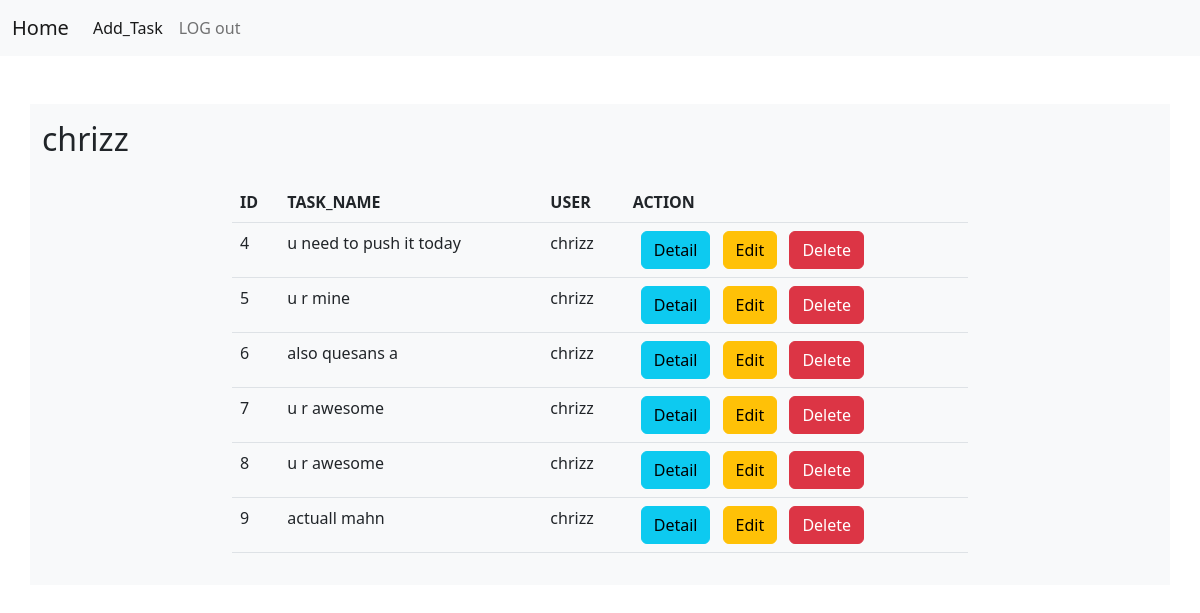
Page /listtask/ (signed in) on the committed database.
### task/models.py (models this page shows, shortened)
class Task(models.Model):
    task_name=models.CharField(max_length=200)
    user=models.ForeignKey(User,on_delete=models.CASCADE)
    created_date=models.DateTimeField(auto_now_add=True)
    status=models.BooleanField(default=False)

### task/views.py (the view)
# urls.py: path("listtask/",views.TasklistView.as_view(),name="todo-list"),
@method_decorator(required_signin,name="dispatch")
class TasklistView(ListView):
    model=Task
    template_name="list-task.html"
    context_object_name="tasks"
    def get_queryset(self):
        return Task.objects.filter(user=self.request.user)

### task/views.py (called while the page is built)
def required_signin(fn):
    def inner(request,*args,**kwargs):
        if not request.user.is_authenticated:
            messages.error(request,"u must login")
            return redirect("sign-in")
        else:
            return fn(request,*args,**kwargs)
    return inner

### task/templates/list-task.html (shortened to what this page needs)
{%extends 'base.html'%}
{% block body_block %}
<div class="container mt-5 bg-light pt-3 pb-3">
    <h2>{{request.user}}</h2>
    <div class="row">
        <div class="col-2"></div>
        <div class="col-8">
            <table class="table mt-3">
                <tr>
                    <th>ID</th>
                    <th>TASK_NAME</th>
                    <th>USER</th>
                    <th>ACTION</th>
                </tr>
                {%for task in tasks%}
                <tr>
                    <td>{{task.id}}</td>
                    <td>{{task.task_name}}</td>
                    <td>{{task.user}}</td>
                    <td>
                        <a href="{%url 'todo-detail' task.id%}" class="btn btn-info  ms-2">Detail</a>
                        <a href="{%url 'todo-update' task.id%}" class="btn btn-warning ms-2">Edit</a>
                        <a href="{%url 'todo-delete' task.id%}" class="btn btn-danger ms-2">Delete</a>
                    </td>
                </tr>
                {%endfor%}
            </table>
        </div>
        <div class="col-2"></div>
    </div>
</div>
{% endblock %}

### task/templates/base.html (shortened to what this page needs)
<!DOCTYPE html>
<html lang="en">
<head>
    <link rel="stylesheet" href="https://cdnjs.cloudflare.com/ajax/libs/font-awesome/6.2.0/css/all.min.css"
 />
    <link href="https://cdn.jsdelivr.net/npm/bootstrap@5.2.2/dist/css/bootstrap.min.css" rel="stylesheet"
>
</head>
<body>
    <nav class="navbar navbar-expand-lg bg-light">
        <div class="container-fluid">
          <a class="navbar-brand" href="{%url 'todo-list'%}">Home</a>
          <div class="collapse navbar-collapse" id="navbarSupportedContent">
            <ul class="navbar-nav me-auto mb-2 mb-lg-0">
              <li class="nav-item">
                <a class="nav-link active" aria-current="page" href="{%url 'todo-add'%}">Add_Task</a>
              </li>
              <li class="nav-item">
                <a class="nav-link" href="{%url 'sign-out'%}">LOG out</a>
              </li>
            </ul>
          </div>
        </div>
      </nav>
      {% block body_block %}
      {% endblock %}
</body>
</html>

### rows in the picture
Task: id "4", task_name "u need to push it today", user "chrizz"
Task: id "5", task_name "u r mine", user "chrizz"
Task: id "6", task_name "also quesans a", user "chrizz"
Task: id "7", task_name "u r awesome", user "chrizz"
Task: id "8", task_name "u r awesome", user "chrizz"
Task: id "9", task_name "actuall mahn", user "chrizz"

### other values in the picture
{{ request.user }} "chrizz"
